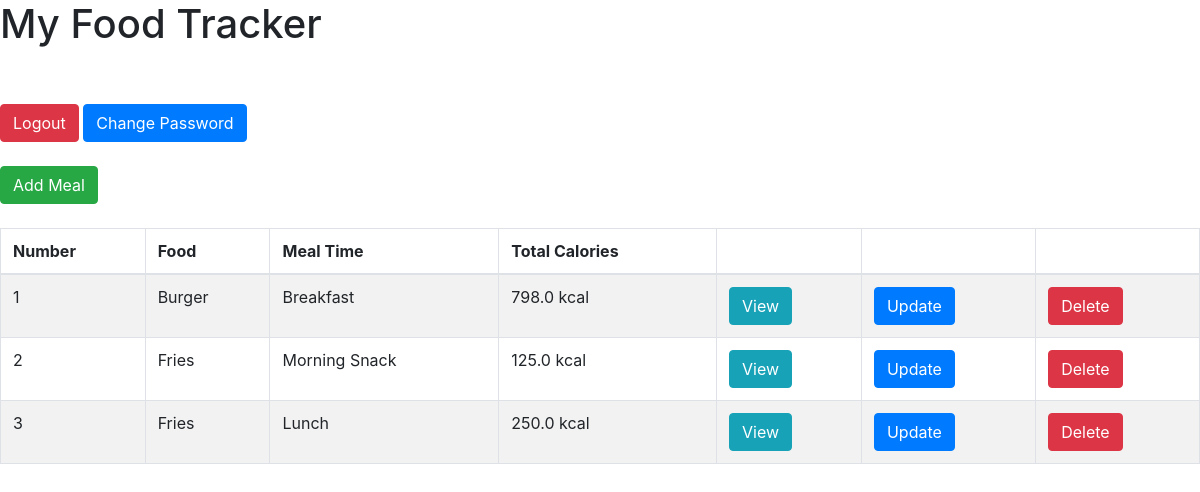
/index, run on the app's committed database.
### food/models.py (models this page shows, shortened)
class Meal(models.Model):
    BREAKFAST = 1
    MORNING_SNACK = 2
    LUNCH = 3
    AFTERNOON_SNACK = 4
    DINNER = 5
    EVENING_SNACK = 6
    MEAL_TIME_TYPES = (
        (BREAKFAST, "Breakfast"),
        (MORNING_SNACK, "Morning Snack"),
        (LUNCH, "Lunch"),
        (AFTERNOON_SNACK, "Afternoon Snack"),
        (DINNER, "Dinner"),
        (EVENING_SNACK, "Evening Snack")
    )
    food = models.ForeignKey(Food, verbose_name="Food" , on_delete = models.CASCADE)
    serving_size = models.IntegerField(verbose_name="Serving Size")
    meal_time = models.IntegerField(verbose_name="Meal Time", choices=MEAL_TIME_TYPES)
    def get_total_calories(self):
        return self.serving_size * self.food.calories

class Food(models.Model):
    name = models.CharField(verbose_name="Name", max_length=128)
    calories = models.FloatField(verbose_name="Calories (kcal)")
    total_fat = models.FloatField(verbose_name="Total Fat (g)")
    saturated_fat = models.FloatField(verbose_name="Saturated Fat (g)")
    cholesterol = models.FloatField(verbose_name="Cholesterol (mg)")
    sodium = models.FloatField(verbose_name="Sodium (mg)")
    total_carbohydrate = models.FloatField(verbose_name="Total Carbohydrate (g)")
    dietary_fibre = models.FloatField(verbose_name="Dietary Fibre (g)")
    sugar = models.FloatField(verbose_name="Sugar (g)")
    protein = models.FloatField(verbose_name="Protein (g)")

### food/views.py (the view)
# urls.py: url(r'^index$', index, name='index'),
def index(request):
	template = 'list.html'
	meals = Meal.objects.all()
	context = {
		'meals': meals,
	}
	return render(request, template, context)

### templates/list.html (shortened to what this page needs)
<html>
	<head>
		<link rel="stylesheet" href="https://stackpath.bootstrapcdn.com/bootstrap/4.1.1/css/bootstrap.min.css">
	</head>
	<body>
		<h1>My Food Tracker</h1> <br /><br />
		<a href="{% url 'auth_logout' %}"class="btn btn-danger">Logout</a>
		<a href="{% url 'auth_password_change' %}"class="btn btn-primary">Change Password</a> <br /><br />
		<a href="{% url 'food:add-meal' %}" class="btn btn-success">Add Meal</a> <br /><br />
		<table class="table table-striped table-bordered">
			<thead>
				<tr>
					<th>Number</th>
					<th>Food</th>
					<th>Meal Time</th>
					<th>Total Calories</th>
					<th></th>
					<th></th>
					<th></th>
				</tr>
			</thead>
			<tbody>
				{% for meal in meals %}
				<tr>
					<td>{{ forloop.counter }}</td>
					<td>{{ meal.food.name }}</td>
					<td>{{ meal.get_meal_time_display }}</td>
					<td>{{ meal.get_total_calories }} kcal</td>
					<td>
						<a href="{% url 'food:view-meal' meal.id %}" class="btn btn-info">View</a>
					</td>
					<td>
						<a href="{% url 'food:update-meal' meal.id %}" class="btn btn-primary">Update</a>
					</td>
					<td>
						<a href="{% url 'food:delete-meal' meal.id %}" class="btn btn-danger">Delete</a>
					</td>
				</tr>
				{% empty %}
				<tr>
					<td colspan=6>No meals yet</td>
				</tr>
				{% endfor %}
			</tbody>
		</table>
	</body>
</html>

### data on the page
Meal: food.name "Burger", meal_time "Breakfast", get_total_calories "798.0"
Meal: food.name "Fries", meal_time "Morning Snack", get_total_calories "125.0"
Meal: food.name "Fries", meal_time "Lunch", get_total_calories "250.0"
